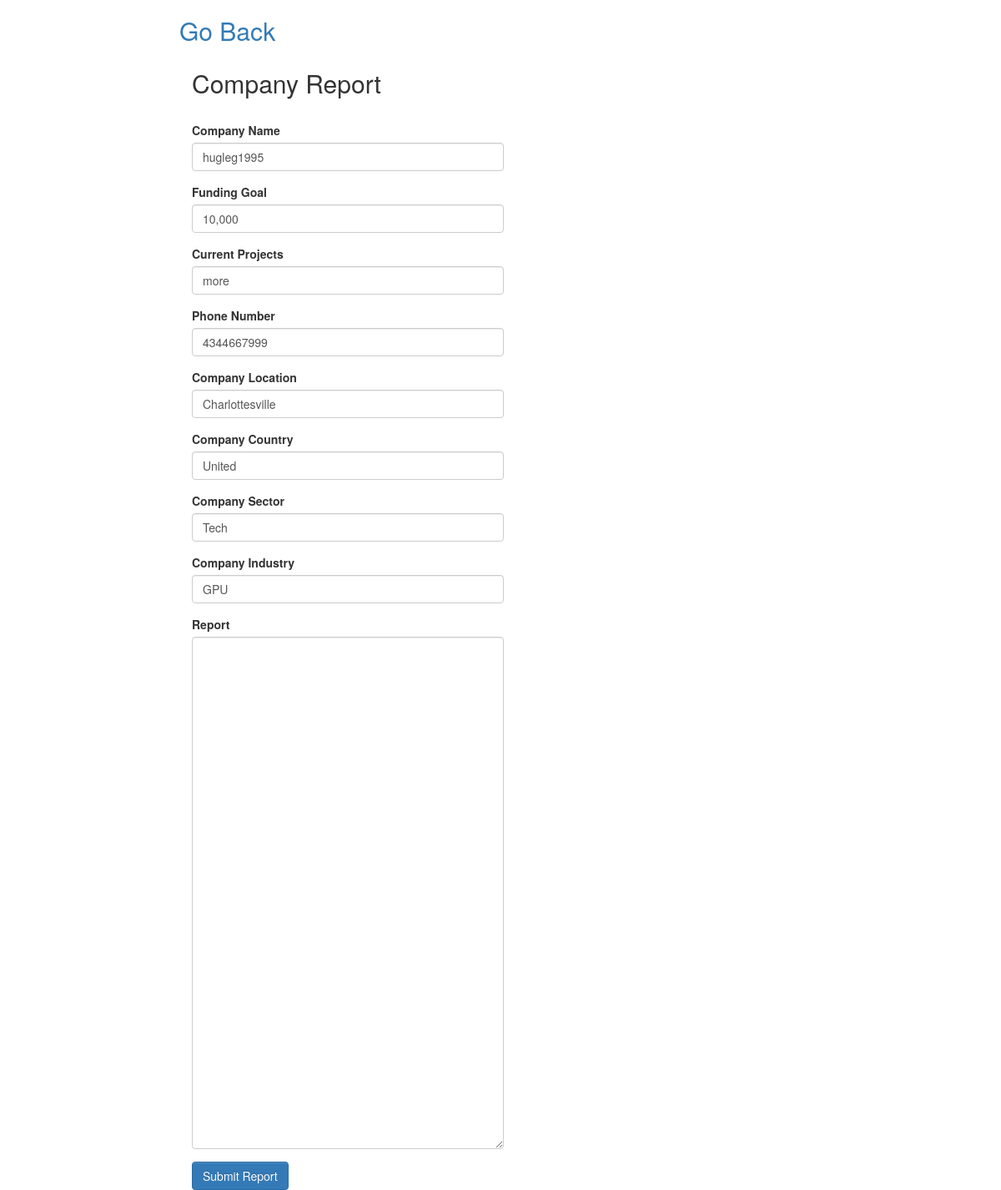
The app's page /catalog/viewallreport/2/ (signed in) with its own data.
### catalog/models.py (models this page shows)
class Report(models.Model):
    report_no = models.AutoField(primary_key=True)
    current_projects = models.CharField(default= "No current Projects",max_length= 1000, help_text="Projects")
    company = models.CharField(max_length=30, help_text="Company name")
    funding_goal = models.CharField(max_length=20, help_text="Funding goal", default="10,000")
    phone = models.CharField(max_length=20, help_text="Company phone number")
    location = models.CharField(max_length=20, help_text="Company location")
    country = models.CharField(max_length=30,help_text="Company country")
    sector = models.CharField(max_length=30, help_text="Company sector")
    industry = models.CharField(max_length=30, help_text="Company industry")
    description=models.CharField(default="No description yet",max_length=3000,help_text="Project description")
    timestamp = models.DateTimeField(default = timezone.now)
    is_private = models.BooleanField(default = False)
    files = models.ForeignKey(file, null=True, blank=True)
    is_favorite=models.BooleanField(default=False)
    favorite_count=models.IntegerField(default=0)
    average_rate=models.FloatField(default=0)

### catalog/views.py (the view)
# urls.py: url(r'^viewreport/(?P<pk>[0-9]+)/$', views.edit_report, name='viewreport'),
@login_required(login_url = 'login')
def edit_report(request, pk):
    r = Report.objects.get(pk=pk)
    return render(request, 'edit_report.html', {'report':r})

### catalog/templates/edit_report.html (shortened to what this page needs)
{% extends "base_generic.html" %}
{% block content %}
<h2><a href={% url 'gohome' %}>Go Back</a></h2>
<div>
    <form action="{% url 'finish_edit' report.pk %}" method="post" enctype="multipart/form-data" class="col-lg-5" id="edit_report">
    <h2>Company Report</h2><br>
          <div class="form-group">
            <label class="form-control-label" for="company_name">Company Name</label>
            <input class="form-control" type="text" id="company_name"  name="company" value={{report.company}}>
          </div>
          <div class="form-group">
            <label class="form-control-label" for="company_name">Funding Goal</label>
            <input class="form-control" type="text" id="funding_goal"  name="funding_goal" value={{report.funding_goal}}>
          </div>
          <div class="form-group">
            <label class="form-control-label" for="company_name">Current Projects</label>
            <input class="form-control" type="text" id="current_projects"  name="current_projects" value={{report.current_projects}}>
          </div>
          <div class="form-group">
            <label class="form-control-label" for="company_name">Phone Number</label>
            <input class="form-control" type="text" id="phone"  name="phone" value={{report.phone}}>
          </div>
          <div class="form-group">
            <label class="form-control-label" for="company_name">Company Location</label>
            <input class="form-control" type="text" id="location"  name="location" value={{report.location}}>
          </div>
          <div class="form-group">
            <label class="form-control-label" for="company_name">Company Country</label>
            <input class="form-control" type="text" id="country"  name="country" value={{report.country}}>
          </div>
          <div class="form-group">
            <label class="form-control-label" for="company_name">Company Sector</label>
            <input class="form-control" type="text" id="funding_goal"  name="sector" value={{report.sector}}>
          </div>
          <div class="form-group">
            <label class="form-control-label" for="company_name">Company Industry</label>
            <input class="form-control" type="text" id="funding_goal"  name="industry" value={{report.industry}}>
          </div>
          <div class="form-group">
          <label>Report</label>
            <textarea class="form-control" rows="30" name="description" id="description" value={{report.description}}></textarea>
          </div>
          <button type="submit" class="btn btn-primary hh-btn">Submit Report</button>
      </form>
</div>
{% endblock %}

### records on screen
Report: company "hugleg1995", funding_goal "10,000", phone "4344667999", location "Charlottesville", sector "Tech", industry "GPU"
